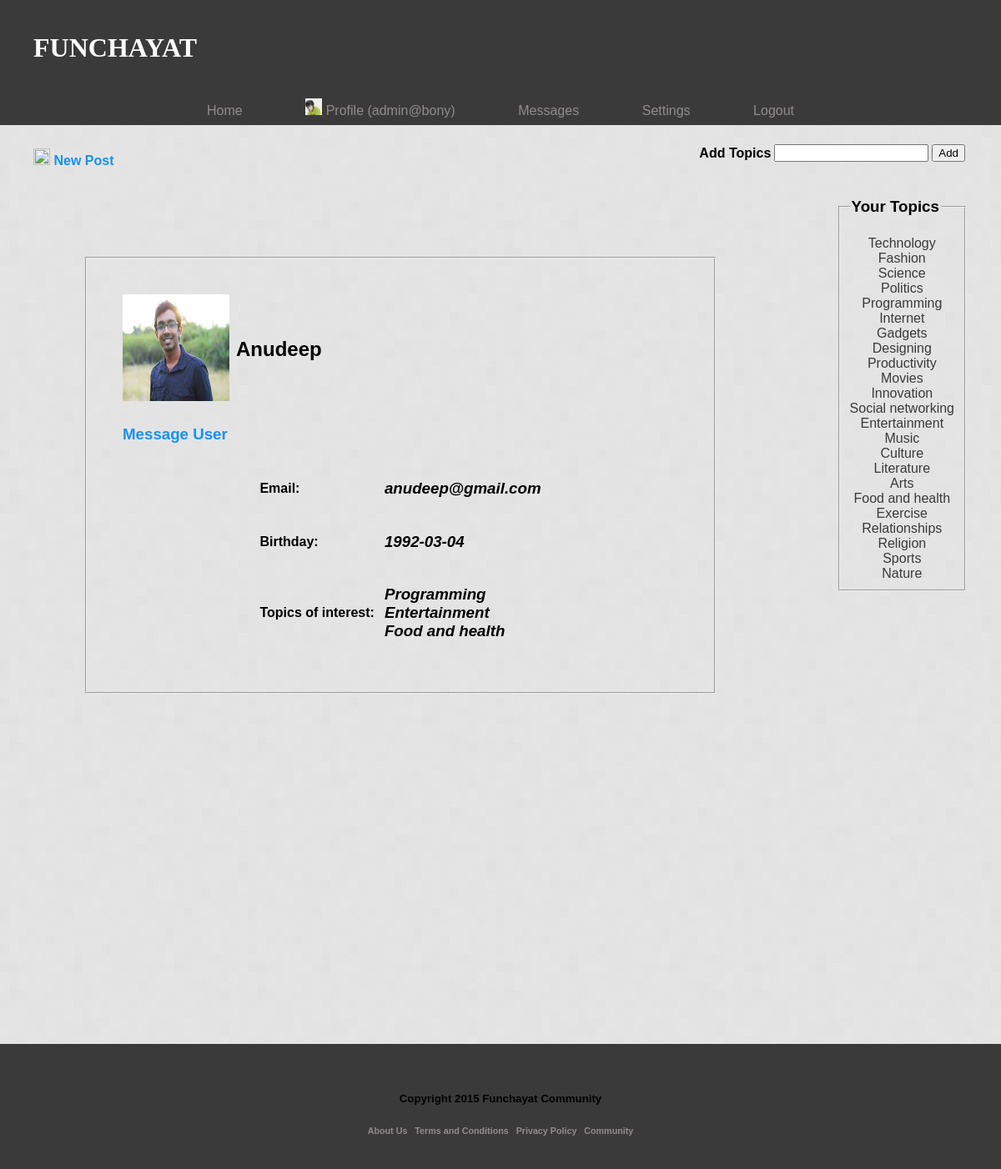
The app's page /profile.php?member=Anudeep (signed in) with its own data.
### tables this page shows
CREATE TABLE IF NOT EXISTS `users` (
  `uname` varchar(30) NOT NULL,
  `pwd` varchar(20) NOT NULL,
  `email` varchar(40) NOT NULL,
  `dob` date NOT NULL,
  `userpicture` tinyint(1) NOT NULL,
  PRIMARY KEY (`uname`)
);

### functions/main.php (called while the page is built, shortened)
<?php
	function get_topics($uname) {
		$sql="SELECT * from `topics` where `uname`='$uname'";
		$res=@mysql_query($sql);
		$res=mysql_fetch_array($res);
		$ret=array();
		while(list($name, $id)=each($res)) {
			if($id==1 and !($name<='100')) {
				$topic=strtoupper($name[0]);
				for($i=1; $i<strlen($name); $i++)
					$topic=$topic.$name[$i];
				$ret[]=$topic;
			}
		}
		return $ret;
	}
			for($i=0; $i<$indent; $i++) echo "&nbsp;"; ?>

### profile.php (the view, shortened to what this page needs)
<!doctype html>
<html>
<head>
<link href="css/main.css" type="text/css" rel="stylesheet"/>
<?php
	require_once('functions/main.php');
?>
</head>
<body>
	<?php
		require_once("includes/header.inc");
	?>
    <?php
		if($_SESSION['isopen'])
			require_once("includes/homelinks.inc");
		else {
			sleep(1);
			header('Location: index.php');
		}
	?>
    <div class="profile" align="left">
    	<?php
			$my=true;
			if(isset($_GET['member']) and $_GET['member'] != $_SESSION['uname']) {
				$my=false;
				$u=$_GET['member'];
				$sql="SELECT * from users where uname='$u'";
				$res=mysql_query($sql);
				$res=mysql_fetch_array($res);
			}
		?>
    	<fieldset class="pad">
    		<table>
            	<tr>
                	<?php
						$pic=0;
						if($res['userpicture'])
							$pic="profile_images/$u.jpg";
						else
							$pic="images/user.jpg";
					?>
                	<td> <img src="<?php echo $pic; ?>" width="128" height="128"/> </td> <td></td> <td> <h2><?php echo $res['uname']; ?> </h2> </td>
                </tr>
             </table>
             <table>
             	<tr>
                	<?php
						if($my)
                			echo '<td><a href="editprofile.php"><h3>Edit Profile</h3></a></td>';
						else
                    		echo '<td><a href="sendmessage.php?to='.$u.'"><h3>Message User</h3></a></td>';
					?>
                </tr>
             </table>
             <table align="center">
                <tr>
                	<td><b>Email: </b></td> <td></td> <td></td> <td> <i><h3><?php echo $res['email']; ?></h3></i> </td>
                </tr>
                <tr>
                	<td><b>Birthday: </b></td><td></td> <td></td> <td> <i><h3><?php echo $res['dob']; ?> </h3></i> </td>
                </tr>
                <tr>
                	<td><b>Topics of interest: </b></td><td></td> <td></td> <td> <i><h3><?php $topics=get_topics($u); for($i=0; $i<sizeof($topics); $i++) {
					echo "$topics[$i]<br>";
				} ?> </h3></i> </td>
                </tr>
            </table>
        </fieldset>
    </div>
   	<?php
    	require_once("includes/footer.inc");
	?>
</body>
</html>

### css/main.css (style rules this page uses)
body { background-image:url(../images/background.png); font-family:Arial, sans-serif; margin: 0px; }
a { text-decoration: none; color:rgba(25,144,243,1.00); }
.profile { margin-left: 100px; margin-right: 340px; margin-top: -30px; }
.pad { padding: 40px; }

### records on screen
users: uname "Anudeep", email "anudeep@gmail.com", dob "1992-03-04"

### other values on screen
$uname "admin@bony"
$topics[$i] "Technology"
$topics[$i] "Fashion"
$topics[$i] "Science"
$topics[$i] "Politics"
$topics[$i] "Programming"
$topics[$i] "Internet"
$topics[$i] "Gadgets"
$topics[$i] "Designing"
$topics[$i] "Productivity"
$topics[$i] "Movies"
$topics[$i] "Innovation"
$topics[$i] "Social networking"
$topics[$i] "Entertainment"
$topics[$i] "Music"
